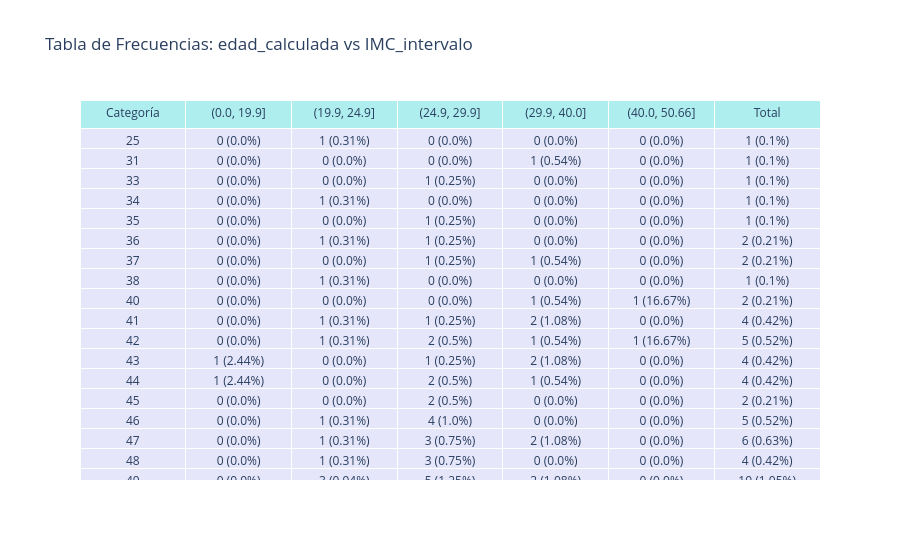
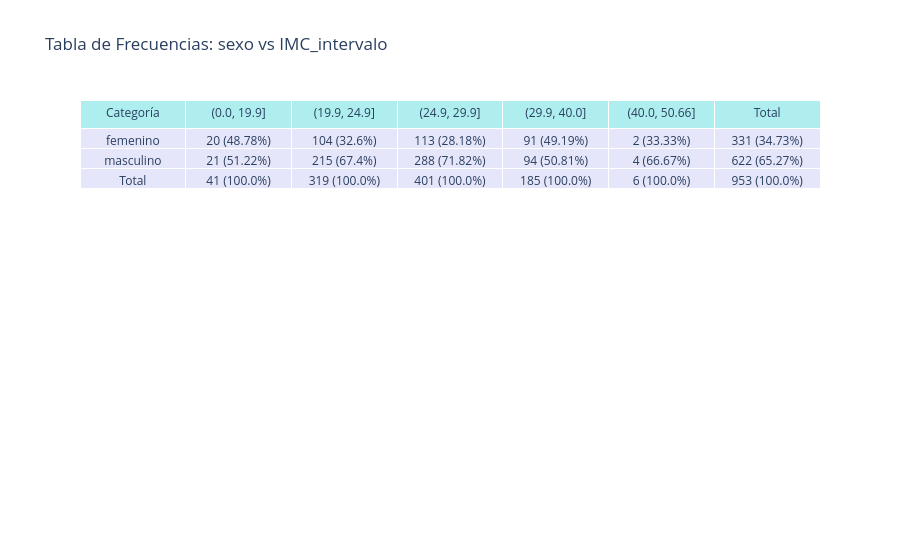
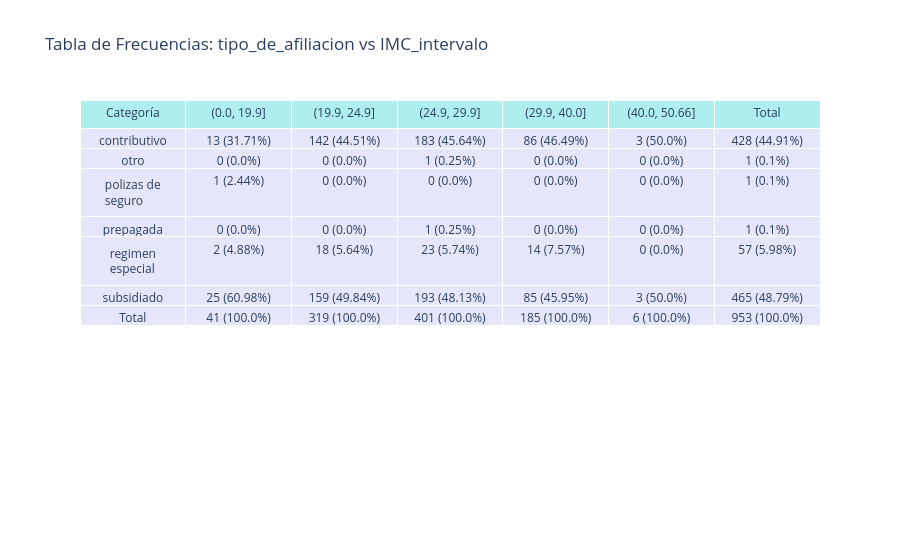
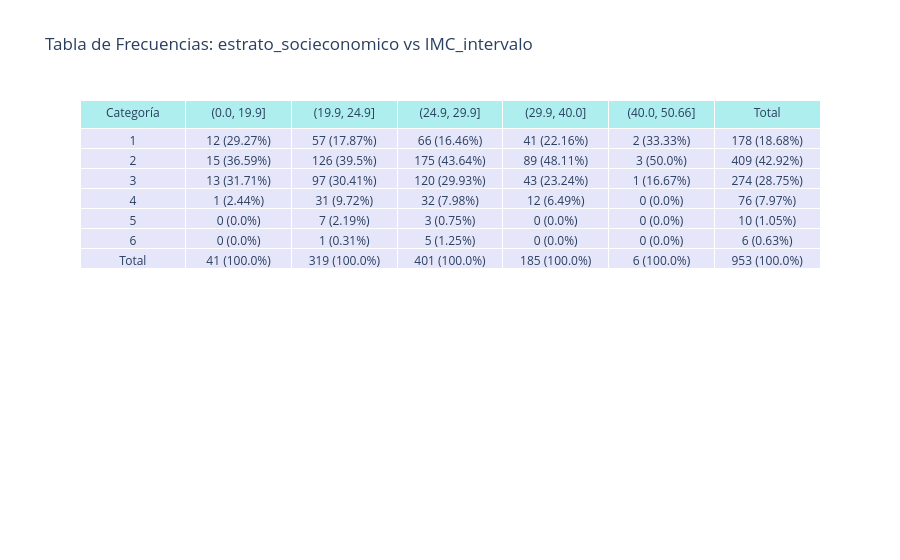

The notebook cell these images were saved under, in order:
### Code cell
import pandas as pd
import plotly.graph_objects as go

# Definición de intervalos
hb1a_interv = {'POC_hba1c(%)': [0, 5.7, 6.4, 7.5, 10, max(df['POC_hba1c(%)']) + 4]}
pres_sist = {'masculino': [0, 120, 130, 139, max(df['presion_arterial_sistolica'])],
             'femenino': [0, 120, 130, 139, max(df['presion_arterial_sistolica'])]}
IMC_interv = {'IMC': [0, 19.9, 24.9, 29.9, 40, max(df['IMC']) + 1]}
per_inter = {'masculino': [0, 94, 102, max(df['perimetro_abdominal'])],
             'femenino': [0, 80, 88, max(df['perimetro_abdominal'])]}
pres_diast = {'masculino': [0, 80, 90, 120, max(df['presion_arterial_diastolica'])],
              'femenino': [0, 80, 90, 120, max(df['presion_arterial_diastolica'])]}

# Creación de intervalos en el DataFrame
df['POC_hba1c_intervalo'] = pd.cut(df['POC_hba1c(%)'], bins=hb1a_interv['POC_hba1c(%)']).astype(str)
df['IMC_intervalo'] = pd.cut(df['IMC'], bins=IMC_interv['IMC']).astype(str)
df['perimetro_abdominal_intervalo'] = pd.cut(df['perimetro_abdominal'], bins=per_inter['masculino']).astype(str)
df['presion_arterial_sistolica_intervalo'] = pd.cut(df['presion_arterial_sistolica'], bins=pres_sist['masculino']).astype(str)
df['presion_arterial_diastolica_intervalo'] = pd.cut(df['presion_arterial_diastolica'], bins=pres_diast['masculino']).astype(str)
variables = ['IMC_intervalo', 'POC_hba1c_intervalo', 'perimetro_abdominal_intervalo', 
             'presion_arterial_sistolica_intervalo', 'presion_arterial_diastolica_intervalo']

for variable in variables:
    for agrupacion in agrupaciones:
        # Crear tabla de frecuencias cruzadas
        tabla_frecuencias = pd.crosstab(df[agrupacion], df[variable])

        # Calcular totales por columna
        totales_columna = tabla_frecuencias.sum(axis=0)

        # Calcular porcentajes por columna correctamente
        porcentajes = tabla_frecuencias.div(totales_columna, axis=1) * 100

        # Agregar columna de totales para las filas
        tabla_frecuencias['Total'] = tabla_frecuencias.sum(axis=1)

        # Calcular porcentaje en la columna "Total" basado en el total global
        porcentajes['Total'] = (tabla_frecuencias['Total'] / tabla_frecuencias['Total'].sum() * 100).round(2)

        # Agregar fila de totales (valores absolutos y porcentaje 100%)
        tabla_frecuencias.loc['Total'] = tabla_frecuencias.sum(axis=0)
        porcentajes.loc['Total'] = [100.0] * len(tabla_frecuencias.columns)

        # Combinar frecuencias y porcentajes en formato "valor (porcentaje%)"
        tabla_final_percent = tabla_frecuencias.astype(str) + " (" + porcentajes.round(2).astype(str) + "%)"
        if 'nan' in list(tabla_final_percent.columns):
            tabla_final_percent =  tabla_final_percent.drop('nan',axis='columns')

        print(tabla_final_percent)
        fig = go.Figure(data=[go.Table(
            header=dict(
                values=['Categoría'] + list(tabla_final_percent.columns),
                fill_color='paleturquoise',
                align='center'
            ),
            cells=dict(
                values=[tabla_final_percent.index] + [tabla_final_percent[col].values for col in tabla_final_percent.columns],
                fill_color='lavender',
                align='center'
            )
        )])

        # Título dinámico de la tabla
        fig.update_layout(
            title=f'Tabla de Frecuencias: {agrupacion} vs {variable}'
        )
        fig.show()

### Figure 1 — Plotly figure (JSON) as saved in the notebook; plotly's stock layout.template omitted (floating-point values rounded to 4 significant figures; data arrays with more than 128 entries replaced by an {"elided": "..."} marker saying what was removed)
{"data": [{"cells": {"align": "center", "fill": {"color": "lavender"}, "values": {"elided": "7x62 mixed values"}}, "header": {"align": "center", "fill": {"color": "paleturquoise"}, "values": ["Categoría", "(0.0, 19.9]", "(19.9, 24.9]", "(24.9, 29.9]", "(29.9, 40.0]", "(40.0, 50.66]", "Total"]}, "type": "table"}], "layout": {"title": {"text": "Tabla de Frecuencias: edad_calculada vs IMC_intervalo"}}}

### Figure 2 — Plotly figure (JSON) as saved in the notebook; plotly's stock layout.template omitted (floating-point values rounded to 4 significant figures)
{"data": [{"cells": {"align": "center", "fill": {"color": "lavender"}, "values": [["femenino", "masculino", "Total"], ["20 (48.78%)", "21 (51.22%)", "41 (100.0%)"], ["104 (32.6%)", "215 (67.4%)", "319 (100.0%)"], ["113 (28.18%)", "288 (71.82%)", "401 (100.0%)"], ["91 (49.19%)", "94 (50.81%)", "185 (100.0%)"], ["2 (33.33%)", "4 (66.67%)", "6 (100.0%)"], ["331 (34.73%)", "622 (65.27%)", "953 (100.0%)"]]}, "header": {"align": "center", "fill": {"color": "paleturquoise"}, "values": ["Categoría", "(0.0, 19.9]", "(19.9, 24.9]", "(24.9, 29.9]", "(29.9, 40.0]", "(40.0, 50.66]", "Total"]}, "type": "table"}], "layout": {"title": {"text": "Tabla de Frecuencias: sexo vs IMC_intervalo"}}}

### Figure 3 — Plotly figure (JSON) as saved in the notebook; plotly's stock layout.template omitted (floating-point values rounded to 4 significant figures)
{"data": [{"cells": {"align": "center", "fill": {"color": "lavender"}, "values": [["contributivo", "otro", "polizas de seguro", "prepagada", "regimen especial", "subsidiado", "Total"], ["13 (31.71%)", "0 (0.0%)", "1 (2.44%)", "0 (0.0%)", "2 (4.88%)", "25 (60.98%)", "41 (100.0%)"], ["142 (44.51%)", "0 (0.0%)", "0 (0.0%)", "0 (0.0%)", "18 (5.64%)", "159 (49.84%)", "319 (100.0%)"], ["183 (45.64%)", "1 (0.25%)", "0 (0.0%)", "1 (0.25%)", "23 (5.74%)", "193 (48.13%)", "401 (100.0%)"], ["86 (46.49%)", "0 (0.0%)", "0 (0.0%)", "0 (0.0%)", "14 (7.57%)", "85 (45.95%)", "185 (100.0%)"], ["3 (50.0%)", "0 (0.0%)", "0 (0.0%)", "0 (0.0%)", "0 (0.0%)", "3 (50.0%)", "6 (100.0%)"], ["428 (44.91%)", "1 (0.1%)", "1 (0.1%)", "1 (0.1%)", "57 (5.98%)", "465 (48.79%)", "953 (100.0%)"]]}, "header": {"align": "center", "fill": {"color": "paleturquoise"}, "values": ["Categoría", "(0.0, 19.9]", "(19.9, 24.9]", "(24.9, 29.9]", "(29.9, 40.0]", "(40.0, 50.66]", "Total"]}, "type": "table"}], "layout": {"title": {"text": "Tabla de Frecuencias: tipo_de_afiliacion vs IMC_intervalo"}}}

### Figure 4 — Plotly figure (JSON) as saved in the notebook; plotly's stock layout.template omitted (floating-point values rounded to 4 significant figures)
{"data": [{"cells": {"align": "center", "fill": {"color": "lavender"}, "values": [[1, 2, 3, 4, 5, 6, "Total"], ["12 (29.27%)", "15 (36.59%)", "13 (31.71%)", "1 (2.44%)", "0 (0.0%)", "0 (0.0%)", "41 (100.0%)"], ["57 (17.87%)", "126 (39.5%)", "97 (30.41%)", "31 (9.72%)", "7 (2.19%)", "1 (0.31%)", "319 (100.0%)"], ["66 (16.46%)", "175 (43.64%)", "120 (29.93%)", "32 (7.98%)", "3 (0.75%)", "5 (1.25%)", "401 (100.0%)"], ["41 (22.16%)", "89 (48.11%)", "43 (23.24%)", "12 (6.49%)", "0 (0.0%)", "0 (0.0%)", "185 (100.0%)"], ["2 (33.33%)", "3 (50.0%)", "1 (16.67%)", "0 (0.0%)", "0 (0.0%)", "0 (0.0%)", "6 (100.0%)"], ["178 (18.68%)", "409 (42.92%)", "274 (28.75%)", "76 (7.97%)", "10 (1.05%)", "6 (0.63%)", "953 (100.0%)"]]}, "header": {"align": "center", "fill": {"color": "paleturquoise"}, "values": ["Categoría", "(0.0, 19.9]", "(19.9, 24.9]", "(24.9, 29.9]", "(29.9, 40.0]", "(40.0, 50.66]", "Total"]}, "type": "table"}], "layout": {"title": {"text": "Tabla de Frecuencias: estrato_socieconomico vs IMC_intervalo"}}}
